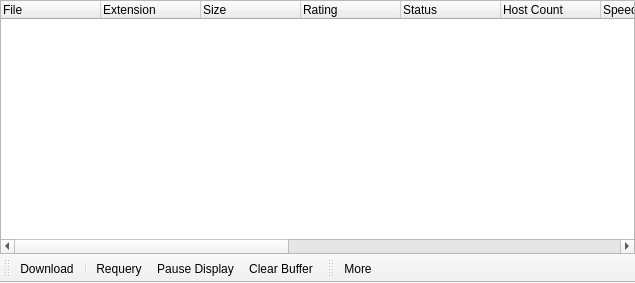
<?xml version="1.0" encoding="UTF-8"?>
<ui version="4.0">
 <class>WidgetHitMonitor</class>
 <widget class="QMainWindow" name="WidgetHitMonitor">
  <property name="geometry">
   <rect>
    <x>0</x>
    <y>0</y>
    <width>635</width>
    <height>283</height>
   </rect>
  </property>
  <property name="windowTitle">
   <string>MainWindow</string>
  </property>
  <widget class="QWidget" name="centralwidget">
   <layout class="QVBoxLayout" name="verticalLayout">
    <property name="spacing">
     <number>0</number>
    </property>
    <property name="margin">
     <number>0</number>
    </property>
    <item>
     <widget class="QTreeWidget" name="treeWidgetHitMonitor">
      <column>
       <property name="text">
        <string notr="true">File</string>
       </property>
      </column>
      <column>
       <property name="text">
        <string>Extension</string>
       </property>
      </column>
      <column>
       <property name="text">
        <string>Size</string>
       </property>
      </column>
      <column>
       <property name="text">
        <string>Rating</string>
       </property>
      </column>
      <column>
       <property name="text">
        <string>Status</string>
       </property>
      </column>
      <column>
       <property name="text">
        <string>Host Count</string>
       </property>
      </column>
      <column>
       <property name="text">
        <string>Speed</string>
       </property>
      </column>
      <column>
       <property name="text">
        <string>Client</string>
       </property>
      </column>
      <column>
       <property name="text">
        <string>Time</string>
       </property>
      </column>
      <column>
       <property name="text">
        <string>Country</string>
       </property>
      </column>
      <column>
       <property name="text">
        <string>Duration</string>
       </property>
      </column>
      <column>
       <property name="text">
        <string>Bitrate</string>
       </property>
      </column>
      <column>
       <property name="text">
        <string>Channels</string>
       </property>
      </column>
      <column>
       <property name="text">
        <string>Language</string>
       </property>
      </column>
     </widget>
    </item>
   </layout>
  </widget>
  <widget class="QToolBar" name="toolBar">
   <property name="windowTitle">
    <string>toolBar</string>
   </property>
   <property name="iconSize">
    <size>
     <width>16</width>
     <height>16</height>
    </size>
   </property>
   <property name="toolButtonStyle">
    <enum>Qt::ToolButtonTextBesideIcon</enum>
   </property>
   <attribute name="toolBarArea">
    <enum>BottomToolBarArea</enum>
   </attribute>
   <attribute name="toolBarBreak">
    <bool>false</bool>
   </attribute>
   <addaction name="actionHitMonitorDownload"/>
   <addaction name="separator"/>
   <addaction name="actionHitMonitorRequery"/>
   <addaction name="actionHitMonitorPauseDisplay"/>
   <addaction name="actionHitMonitorClearBuffer"/>
  </widget>
  <widget class="QToolBar" name="toolBar_2">
   <property name="windowTitle">
    <string>toolBar_2</string>
   </property>
   <property name="iconSize">
    <size>
     <width>16</width>
     <height>16</height>
    </size>
   </property>
   <property name="toolButtonStyle">
    <enum>Qt::ToolButtonTextBesideIcon</enum>
   </property>
   <attribute name="toolBarArea">
    <enum>BottomToolBarArea</enum>
   </attribute>
   <attribute name="toolBarBreak">
    <bool>false</bool>
   </attribute>
   <addaction name="actionMore"/>
  </widget>
  <action name="actionHitMonitorDownload">
   <property name="icon">
    <iconset>
     <normaloff>:/Resource/Generic/Download.png</normaloff>:/Resource/Generic/Download.png</iconset>
   </property>
   <property name="text">
    <string>Download</string>
   </property>
   <property name="toolTip">
    <string>Download</string>
   </property>
  </action>
  <action name="actionHitMonitorRequery">
   <property name="icon">
    <iconset>
     <normaloff>:/Resource/Generic/Search.png</normaloff>:/Resource/Generic/Search.png</iconset>
   </property>
   <property name="text">
    <string>Requery</string>
   </property>
   <property name="toolTip">
    <string>Requery</string>
   </property>
  </action>
  <action name="actionHitMonitorPauseDisplay">
   <property name="icon">
    <iconset>
     <normaloff>:/Resource/Media/PauseMedia.png</normaloff>:/Resource/Media/PauseMedia.png</iconset>
   </property>
   <property name="text">
    <string>Pause Display</string>
   </property>
   <property name="toolTip">
    <string>Pause Display</string>
   </property>
  </action>
  <action name="actionHitMonitorClearBuffer">
   <property name="icon">
    <iconset>
     <normaloff>:/Resource/Generic/Clear.png</normaloff>:/Resource/Generic/Clear.png</iconset>
   </property>
   <property name="text">
    <string>Clear Buffer</string>
   </property>
   <property name="toolTip">
    <string>Clear Buffer</string>
   </property>
  </action>
  <action name="actionMore">
   <property name="icon">
    <iconset>
     <normaloff>:/Resource/Generic/Filter.png</normaloff>:/Resource/Generic/Filter.png</iconset>
   </property>
   <property name="text">
    <string>More</string>
   </property>
  </action>
 </widget>
 <resources/>
 <connections/>
</ui>
